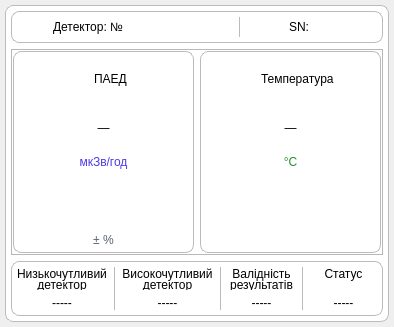
<?xml version="1.0" encoding="UTF-8"?>
<ui version="4.0">
 <class>Form</class>
 <widget class="QWidget" name="Form">
  <property name="geometry">
   <rect>
    <x>0</x>
    <y>0</y>
    <width>394</width>
    <height>327</height>
   </rect>
  </property>
  <property name="sizePolicy">
   <sizepolicy hsizetype="Expanding" vsizetype="Preferred">
    <horstretch>0</horstretch>
    <verstretch>0</verstretch>
   </sizepolicy>
  </property>
  <property name="windowTitle">
   <string>Form</string>
  </property>
  <property name="styleSheet">
   <string notr="true">#QWidget {
background-color: rgb(248, 248, 249)
}
</string>
  </property>
  <layout class="QVBoxLayout" name="verticalLayout_3">
   <property name="leftMargin">
    <number>5</number>
   </property>
   <property name="topMargin">
    <number>5</number>
   </property>
   <property name="rightMargin">
    <number>5</number>
   </property>
   <property name="bottomMargin">
    <number>5</number>
   </property>
   <item>
    <widget class="QFrame" name="deviceCard">
     <property name="sizePolicy">
      <sizepolicy hsizetype="Expanding" vsizetype="Preferred">
       <horstretch>0</horstretch>
       <verstretch>0</verstretch>
      </sizepolicy>
     </property>
     <property name="styleSheet">
      <string notr="true">#deviceCard {
    border: 1px solid #bbb;
    border-radius: 8px;
    background-color: white;
}</string>
     </property>
     <property name="frameShape">
      <enum>QFrame::Shape::StyledPanel</enum>
     </property>
     <property name="frameShadow">
      <enum>QFrame::Shadow::Raised</enum>
     </property>
     <layout class="QGridLayout" name="gridLayout_3" rowstretch="1,5,1">
      <property name="leftMargin">
       <number>5</number>
      </property>
      <property name="topMargin">
       <number>5</number>
      </property>
      <property name="rightMargin">
       <number>5</number>
      </property>
      <property name="bottomMargin">
       <number>5</number>
      </property>
      <item row="1" column="0">
       <widget class="QFrame" name="measureSection">
        <property name="sizePolicy">
         <sizepolicy hsizetype="Expanding" vsizetype="Preferred">
          <horstretch>0</horstretch>
          <verstretch>0</verstretch>
         </sizepolicy>
        </property>
        <property name="frameShape">
         <enum>QFrame::Shape::StyledPanel</enum>
        </property>
        <property name="frameShadow">
         <enum>QFrame::Shadow::Raised</enum>
        </property>
        <layout class="QVBoxLayout" name="verticalLayout_5">
         <property name="leftMargin">
          <number>1</number>
         </property>
         <property name="topMargin">
          <number>1</number>
         </property>
         <property name="rightMargin">
          <number>1</number>
         </property>
         <property name="bottomMargin">
          <number>1</number>
         </property>
         <item>
          <layout class="QHBoxLayout" name="horizontalLayout" stretch="1,1">
           <item>
            <widget class="QWidget" name="widgetDose" native="true">
             <property name="styleSheet">
              <string notr="true">#widgetDose {
border: 1px solid #bbb;
border-radius: 8px
}</string>
             </property>
             <layout class="QVBoxLayout" name="verticalLayout_8">
              <property name="leftMargin">
               <number>1</number>
              </property>
              <property name="topMargin">
               <number>1</number>
              </property>
              <property name="rightMargin">
               <number>1</number>
              </property>
              <property name="bottomMargin">
               <number>1</number>
              </property>
              <item>
               <layout class="QVBoxLayout" name="verticalLayout_7">
                <property name="leftMargin">
                 <number>5</number>
                </property>
                <property name="topMargin">
                 <number>5</number>
                </property>
                <property name="rightMargin">
                 <number>5</number>
                </property>
                <property name="bottomMargin">
                 <number>5</number>
                </property>
                <item>
                 <layout class="QHBoxLayout" name="horizontalLayout_2">
                  <item>
                   <spacer name="horizontalSpacer_5">
                    <property name="orientation">
                     <enum>Qt::Orientation::Horizontal</enum>
                    </property>
                    <property name="sizeHint" stdset="0">
                     <size>
                      <width>40</width>
                      <height>20</height>
                     </size>
                    </property>
                   </spacer>
                  </item>
                  <item>
                   <widget class="QLabel" name="iconDose">
                    <property name="maximumSize">
                     <size>
                      <width>30</width>
                      <height>30</height>
                     </size>
                    </property>
                    <property name="text">
                     <string/>
                    </property>
                    <property name="scaledContents">
                     <bool>true</bool>
                    </property>
                    <property name="alignment">
                     <set>Qt::AlignmentFlag::AlignLeading|Qt::AlignmentFlag::AlignLeft|Qt::AlignmentFlag::AlignVCenter</set>
                    </property>
                   </widget>
                  </item>
                  <item>
                   <widget class="QLabel" name="icondoseLabel">
                    <property name="styleSheet">
                     <string notr="true">font: 600 9pt &quot;Segoe UI&quot;;</string>
                    </property>
                    <property name="text">
                     <string>ПАЕД</string>
                    </property>
                   </widget>
                  </item>
                  <item>
                   <spacer name="horizontalSpacer_4">
                    <property name="orientation">
                     <enum>Qt::Orientation::Horizontal</enum>
                    </property>
                    <property name="sizeHint" stdset="0">
                     <size>
                      <width>40</width>
                      <height>20</height>
                     </size>
                    </property>
                   </spacer>
                  </item>
                 </layout>
                </item>
                <item>
                 <widget class="QLabel" name="doseValue">
                  <property name="styleSheet">
                   <string notr="true">font: 700 15pt &quot;Segoe UI&quot;;

</string>
                  </property>
                  <property name="text">
                   <string>—</string>
                  </property>
                  <property name="alignment">
                   <set>Qt::AlignmentFlag::AlignCenter</set>
                  </property>
                 </widget>
                </item>
                <item>
                 <widget class="QLabel" name="doseLabel">
                  <property name="styleSheet">
                   <string notr="true">color: rgb(74, 59, 230);
font: 700 10pt &quot;Segoe UI&quot;;
</string>
                  </property>
                  <property name="text">
                   <string>мкЗв/год</string>
                  </property>
                  <property name="alignment">
                   <set>Qt::AlignmentFlag::AlignHCenter|Qt::AlignmentFlag::AlignTop</set>
                  </property>
                 </widget>
                </item>
                <item>
                 <widget class="QLabel" name="accValue">
                  <property name="styleSheet">
                   <string notr="true">color: rgb(90, 99, 115);
font: 600 9pt &quot;Segoe UI&quot;;</string>
                  </property>
                  <property name="text">
                   <string>± %</string>
                  </property>
                  <property name="alignment">
                   <set>Qt::AlignmentFlag::AlignBottom|Qt::AlignmentFlag::AlignHCenter</set>
                  </property>
                  <property name="margin">
                   <number>0</number>
                  </property>
                 </widget>
                </item>
               </layout>
              </item>
             </layout>
            </widget>
           </item>
           <item>
            <widget class="QWidget" name="widgetTemp" native="true">
             <property name="styleSheet">
              <string notr="true">#widgetTemp {
border: 1px solid #bbb;
border-radius: 8px
}</string>
             </property>
             <layout class="QHBoxLayout" name="horizontalLayout_8">
              <property name="leftMargin">
               <number>1</number>
              </property>
              <property name="topMargin">
               <number>1</number>
              </property>
              <property name="rightMargin">
               <number>1</number>
              </property>
              <property name="bottomMargin">
               <number>1</number>
              </property>
              <item>
               <layout class="QVBoxLayout" name="verticalLayout_9">
                <property name="leftMargin">
                 <number>5</number>
                </property>
                <property name="topMargin">
                 <number>5</number>
                </property>
                <property name="rightMargin">
                 <number>5</number>
                </property>
                <property name="bottomMargin">
                 <number>5</number>
                </property>
                <item>
                 <layout class="QHBoxLayout" name="horizontalLayout_7">
                  <item>
                   <spacer name="horizontalSpacer_2">
                    <property name="orientation">
                     <enum>Qt::Orientation::Horizontal</enum>
                    </property>
                    <property name="sizeHint" stdset="0">
                     <size>
                      <width>40</width>
                      <height>20</height>
                     </size>
                    </property>
                   </spacer>
                  </item>
                  <item>
                   <widget class="QLabel" name="iconTemp">
                    <property name="maximumSize">
                     <size>
                      <width>30</width>
                      <height>30</height>
                     </size>
                    </property>
                    <property name="text">
                     <string/>
                    </property>
                    <property name="scaledContents">
                     <bool>true</bool>
                    </property>
                   </widget>
                  </item>
                  <item>
                   <widget class="QLabel" name="icontempLabel">
                    <property name="styleSheet">
                     <string notr="true">font: 600 9pt &quot;Segoe UI&quot;;</string>
                    </property>
                    <property name="text">
                     <string>Температура</string>
                    </property>
                    <property name="alignment">
                     <set>Qt::AlignmentFlag::AlignLeading|Qt::AlignmentFlag::AlignLeft|Qt::AlignmentFlag::AlignVCenter</set>
                    </property>
                   </widget>
                  </item>
                  <item>
                   <spacer name="horizontalSpacer_3">
                    <property name="orientation">
                     <enum>Qt::Orientation::Horizontal</enum>
                    </property>
                    <property name="sizeHint" stdset="0">
                     <size>
                      <width>40</width>
                      <height>20</height>
                     </size>
                    </property>
                   </spacer>
                  </item>
                 </layout>
                </item>
                <item>
                 <widget class="QLabel" name="tempValue">
                  <property name="styleSheet">
                   <string notr="true">font: 700 15pt &quot;Segoe UI&quot;;

</string>
                  </property>
                  <property name="text">
                   <string>—</string>
                  </property>
                  <property name="alignment">
                   <set>Qt::AlignmentFlag::AlignCenter</set>
                  </property>
                 </widget>
                </item>
                <item>
                 <widget class="QLabel" name="tempLabel">
                  <property name="styleSheet">
                   <string notr="true">color: rgb(33, 146, 41);
font: 700 10pt &quot;Segoe UI&quot;;</string>
                  </property>
                  <property name="text">
                   <string>°C</string>
                  </property>
                  <property name="alignment">
                   <set>Qt::AlignmentFlag::AlignHCenter|Qt::AlignmentFlag::AlignTop</set>
                  </property>
                 </widget>
                </item>
                <item>
                 <widget class="QLabel" name="label">
                  <property name="text">
                   <string/>
                  </property>
                  <property name="alignment">
                   <set>Qt::AlignmentFlag::AlignCenter</set>
                  </property>
                 </widget>
                </item>
               </layout>
              </item>
             </layout>
            </widget>
           </item>
          </layout>
         </item>
        </layout>
       </widget>
      </item>
      <item row="0" column="0">
       <widget class="QFrame" name="infoSection">
        <property name="sizePolicy">
         <sizepolicy hsizetype="Preferred" vsizetype="Fixed">
          <horstretch>0</horstretch>
          <verstretch>0</verstretch>
         </sizepolicy>
        </property>
        <property name="styleSheet">
         <string notr="true">#infoSection {
border: 1px solid #bbb;
border-radius: 8px
}</string>
        </property>
        <property name="frameShape">
         <enum>QFrame::Shape::StyledPanel</enum>
        </property>
        <property name="frameShadow">
         <enum>QFrame::Shadow::Raised</enum>
        </property>
        <layout class="QHBoxLayout" name="horizontalLayout_4">
         <property name="leftMargin">
          <number>5</number>
         </property>
         <property name="topMargin">
          <number>5</number>
         </property>
         <property name="rightMargin">
          <number>5</number>
         </property>
         <property name="bottomMargin">
          <number>5</number>
         </property>
         <item>
          <layout class="QHBoxLayout" name="horizontalLayout_3">
           <item>
            <widget class="QLabel" name="detectorIcon">
             <property name="maximumSize">
              <size>
               <width>30</width>
               <height>30</height>
              </size>
             </property>
             <property name="text">
              <string/>
             </property>
             <property name="scaledContents">
              <bool>true</bool>
             </property>
             <property name="alignment">
              <set>Qt::AlignmentFlag::AlignCenter</set>
             </property>
            </widget>
           </item>
           <item>
            <widget class="QLabel" name="positionLabel">
             <property name="styleSheet">
              <string notr="true">font: 11pt &quot;Segoe UI&quot;;</string>
             </property>
             <property name="text">
              <string>Детектор: №</string>
             </property>
            </widget>
           </item>
           <item>
            <widget class="QLabel" name="positionValue">
             <property name="styleSheet">
              <string notr="true">font: 700 11pt &quot;Segoe UI&quot;;</string>
             </property>
             <property name="text">
              <string/>
             </property>
            </widget>
           </item>
           <item>
            <spacer name="horizontalSpacer">
             <property name="orientation">
              <enum>Qt::Orientation::Horizontal</enum>
             </property>
             <property name="sizeType">
              <enum>QSizePolicy::Policy::Minimum</enum>
             </property>
             <property name="sizeHint" stdset="0">
              <size>
               <width>40</width>
               <height>20</height>
              </size>
             </property>
            </spacer>
           </item>
           <item>
            <widget class="QFrame" name="frame_4">
             <property name="styleSheet">
              <string notr="true">color: #bbb;</string>
             </property>
             <property name="frameShape">
              <enum>QFrame::Shape::VLine</enum>
             </property>
             <property name="frameShadow">
              <enum>QFrame::Shadow::Plain</enum>
             </property>
            </widget>
           </item>
           <item>
            <widget class="QLabel" name="serialLabel">
             <property name="styleSheet">
              <string notr="true">font: 11pt &quot;Segoe UI&quot;;</string>
             </property>
             <property name="text">
              <string>SN:</string>
             </property>
             <property name="alignment">
              <set>Qt::AlignmentFlag::AlignRight|Qt::AlignmentFlag::AlignTrailing|Qt::AlignmentFlag::AlignVCenter</set>
             </property>
            </widget>
           </item>
           <item>
            <widget class="QLabel" name="serialValue">
             <property name="styleSheet">
              <string notr="true">font: 700 11pt &quot;Segoe UI&quot;;</string>
             </property>
             <property name="text">
              <string/>
             </property>
             <property name="alignment">
              <set>Qt::AlignmentFlag::AlignCenter</set>
             </property>
            </widget>
           </item>
          </layout>
         </item>
        </layout>
       </widget>
      </item>
      <item row="2" column="0">
       <widget class="QFrame" name="statusSection">
        <property name="styleSheet">
         <string notr="true">#statusSection {
border: 1px solid #bbb;
border-radius: 8px
}</string>
        </property>
        <property name="frameShape">
         <enum>QFrame::Shape::StyledPanel</enum>
        </property>
        <property name="frameShadow">
         <enum>QFrame::Shadow::Raised</enum>
        </property>
        <layout class="QHBoxLayout" name="horizontalLayout_6">
         <property name="leftMargin">
          <number>5</number>
         </property>
         <property name="topMargin">
          <number>5</number>
         </property>
         <property name="rightMargin">
          <number>5</number>
         </property>
         <property name="bottomMargin">
          <number>5</number>
         </property>
         <item>
          <layout class="QHBoxLayout" name="horizontalLayout_5">
           <item>
            <layout class="QVBoxLayout" name="verticalLayout">
             <item>
              <widget class="QLabel" name="lowDetectorLabel">
               <property name="text">
                <string>&lt;div style='line-height:80%'&gt;Низькочутливий&lt;br&gt;детектор&lt;/div&gt;</string>
               </property>
               <property name="alignment">
                <set>Qt::AlignmentFlag::AlignCenter</set>
               </property>
              </widget>
             </item>
             <item>
              <widget class="QLabel" name="lowDetectorValue">
               <property name="text">
                <string>-----</string>
               </property>
               <property name="alignment">
                <set>Qt::AlignmentFlag::AlignCenter</set>
               </property>
              </widget>
             </item>
            </layout>
           </item>
           <item>
            <widget class="QFrame" name="frame">
             <property name="styleSheet">
              <string notr="true">color: #bbb;</string>
             </property>
             <property name="frameShape">
              <enum>QFrame::Shape::VLine</enum>
             </property>
             <property name="frameShadow">
              <enum>QFrame::Shadow::Plain</enum>
             </property>
            </widget>
           </item>
           <item>
            <layout class="QVBoxLayout" name="verticalLayout_2">
             <item>
              <widget class="QLabel" name="highDetectorLabel">
               <property name="text">
                <string>&lt;div style='line-height:80%'&gt;Високочутливий&lt;br&gt;детектор&lt;/div&gt;</string>
               </property>
               <property name="alignment">
                <set>Qt::AlignmentFlag::AlignCenter</set>
               </property>
              </widget>
             </item>
             <item>
              <widget class="QLabel" name="highDetectorValue">
               <property name="text">
                <string>-----</string>
               </property>
               <property name="alignment">
                <set>Qt::AlignmentFlag::AlignCenter</set>
               </property>
              </widget>
             </item>
            </layout>
           </item>
           <item>
            <widget class="QFrame" name="frame_2">
             <property name="styleSheet">
              <string notr="true">color: #bbb;</string>
             </property>
             <property name="frameShape">
              <enum>QFrame::Shape::VLine</enum>
             </property>
             <property name="frameShadow">
              <enum>QFrame::Shadow::Plain</enum>
             </property>
            </widget>
           </item>
           <item>
            <layout class="QVBoxLayout" name="verticalLayout_4">
             <item>
              <widget class="QLabel" name="validityLabel">
               <property name="text">
                <string>&lt;div style='line-height:80%'&gt;Валідність&lt;br&gt;результатів&lt;/div&gt;</string>
               </property>
               <property name="alignment">
                <set>Qt::AlignmentFlag::AlignCenter</set>
               </property>
              </widget>
             </item>
             <item>
              <widget class="QLabel" name="validityValue">
               <property name="text">
                <string>-----</string>
               </property>
               <property name="alignment">
                <set>Qt::AlignmentFlag::AlignCenter</set>
               </property>
              </widget>
             </item>
            </layout>
           </item>
           <item>
            <widget class="QFrame" name="frame_3">
             <property name="styleSheet">
              <string notr="true">color: #bbb;</string>
             </property>
             <property name="frameShape">
              <enum>QFrame::Shape::VLine</enum>
             </property>
             <property name="frameShadow">
              <enum>QFrame::Shadow::Plain</enum>
             </property>
            </widget>
           </item>
           <item>
            <layout class="QVBoxLayout" name="verticalLayout_6">
             <item>
              <widget class="QLabel" name="statusLabel">
               <property name="text">
                <string>&lt;div style='line-height:80%'&gt;Статус&lt;br&gt;&lt;/div&gt;</string>
               </property>
               <property name="alignment">
                <set>Qt::AlignmentFlag::AlignCenter</set>
               </property>
              </widget>
             </item>
             <item>
              <widget class="QLabel" name="statusValue">
               <property name="text">
                <string>-----</string>
               </property>
               <property name="alignment">
                <set>Qt::AlignmentFlag::AlignCenter</set>
               </property>
              </widget>
             </item>
            </layout>
           </item>
          </layout>
         </item>
        </layout>
       </widget>
      </item>
     </layout>
    </widget>
   </item>
  </layout>
 </widget>
 <resources/>
 <connections/>
</ui>
